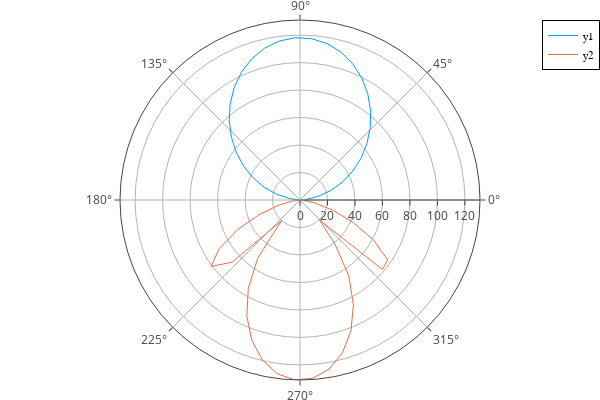

The notebook cell this image was saved under:
### Code cell
plot( θA,abs.(HsV).^2 .*Rf,proj=:polar)
plot!( θAn,abs.(HsVn).^2 .*Rf,proj=:polar)

### Figure 1 — Plotly figure (JSON) as saved in the notebook; plotly's stock layout.template omitted (floating-point values rounded to 4 significant figures)
{"data": [{"colorbar": {"len": 0.9525, "title": {"text": ""}, "x": 0.9934, "y": 0.5139}, "legendgroup": "y1", "line": {"color": "rgba(0, 154, 250, 1.000)", "dash": "solid", "shape": "linear", "width": 1}, "mode": "lines", "name": "y1", "r": [4.561, 13.45, 23.43, 33.58, 43.7, 53.73, 63.66, 73.37, 82.7, 91.45, 99.36, 106.2, 111.6, 115.6, 117.7, 118.1, 116.7, 113.5, 108.6, 102.3, 94.86, 86.43, 77.31, 67.73, 57.88, 47.88, 37.8, 27.65, 17.54, 8.001, 0.9691], "showlegend": true, "theta": [5.73, 11.46, 17.19, 22.92, 28.65, 34.38, 40.11, 45.84, 51.57, 57.3, 63.03, 68.75, 74.48, 80.21, 85.94, 91.67, 97.4, 103.1, 108.9, 114.6, 120.3, 126.1, 131.8, 137.5, 143.2, 149.0, 154.7, 160.4, 166.2, 171.9, 177.6], "type": "scatterpolar", "xaxis": "x", "yaxis": "y"}, {"colorbar": {"len": 0.9525, "title": {"text": ""}, "x": 0.9934, "y": 0.5139}, "legendgroup": "y2", "line": {"color": "rgba(227, 111, 71, 1.000)", "dash": "solid", "shape": "linear", "width": 1}, "mode": "lines", "name": "y2", "r": [2.838, 11.21, 24.61, 41.97, 61.11, 77.28, 78.44, 20.31, 40.88, 65.82, 85.73, 102.3, 115.4, 124.8, 130.1, 131.0, 127.5, 119.8, 108.2, 93.0, 74.55, 52.16, 20.0, 67.09, 80.8, 68.63, 49.9, 31.44, 16.21, 5.666, 0.4926], "showlegend": true, "theta": [-5.73, -11.46, -17.19, -22.92, -28.65, -34.38, -40.11, -45.84, -51.57, -57.3, -63.03, -68.75, -74.48, -80.21, -85.94, -91.67, -97.4, -103.1, -108.9, -114.6, -120.3, -126.1, -131.8, -137.5, -143.2, -149.0, -154.7, -160.4, -166.2, -171.9, -177.6], "type": "scatterpolar", "xaxis": "x", "yaxis": "y"}], "layout": {"angularaxis": {"range": [0, 360], "showline": true, "visible": true}, "annotations": [], "direction": "counterclockwise", "height": 400, "legend": {"bgcolor": "rgba(255, 255, 255, 1.000)", "bordercolor": "rgba(0, 0, 0, 1)", "borderwidth": 1, "font": {"color": "rgba(0, 0, 0, 1)", "family": "sans-serif", "size": 11}, "title": {"font": {"color": "rgba(0, 0, 0, 1)", "family": "sans-serif", "size": 15}, "text": ""}, "tracegroupgap": 0, "traceorder": "normal", "x": 1, "xanchor": "auto", "y": 1, "yanchor": "auto"}, "margin": {"b": 20, "l": 0, "r": 0, "t": 20}, "paper_bgcolor": "rgba(255, 255, 255, 1.000)", "plot_bgcolor": "rgba(255, 255, 255, 1.000)", "polar": {"angularaxis": {"type": "linear"}, "radialaxis": {"autorange": true, "range": [0, 131.0], "type": "linear"}}, "radialaxis": {"orientation": -90, "range": [0, 144.1], "showline": true, "visible": true}, "showlegend": true, "width": 600}}
